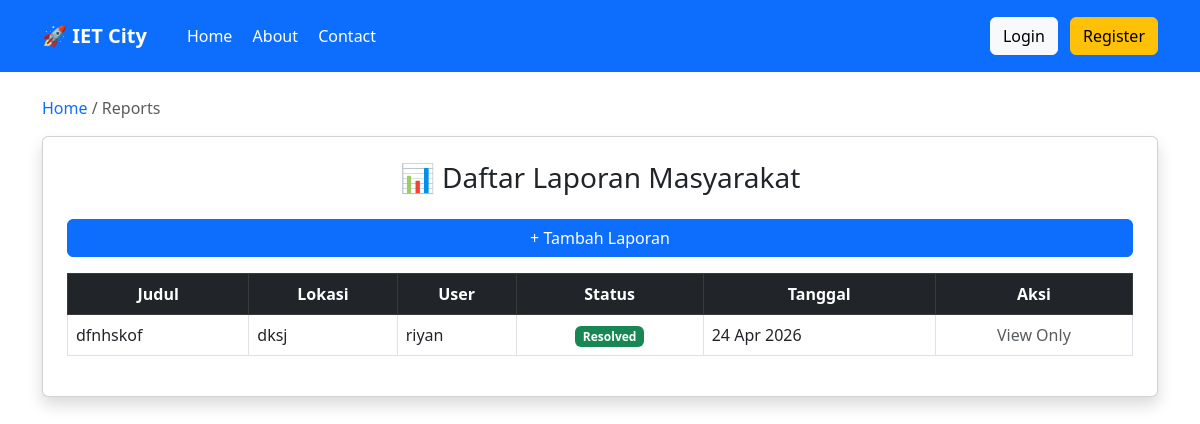
Before: / with the older database file.
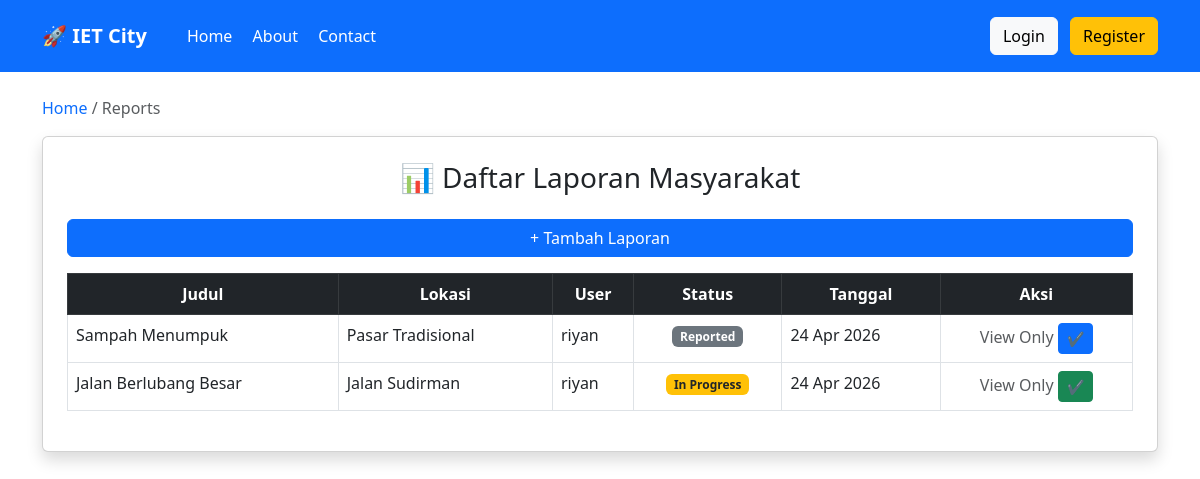
After: the same page with the newer database file.
### main_app/models.py (models this page shows, shortened)
class Report(models.Model):
    STATUS_CHOICES = [
        ('REPORTED', 'Reported'),
        ('VERIFIED', 'Verified'),
        ('IN_PROGRESS', 'In Progress'),
        ('RESOLVED', 'Resolved'),
    ]
    user = models.ForeignKey(
        settings.AUTH_USER_MODEL,
        on_delete=models.CASCADE,
        null=True,
        blank=True
    )
    title = models.CharField(max_length=200)
    category = models.CharField(max_length=100)
    description = models.TextField()
    location = models.CharField(max_length=200)
    status = models.CharField(
        max_length=20,
        choices=STATUS_CHOICES,
        default='REPORTED'
    )
    created_at = models.DateTimeField(auto_now_add=True)

### usermanagement_24782093/models.py (models this page shows)
class CustomUser(AbstractUser):
    is_admin = models.BooleanField(default=False)
    is_member = models.BooleanField(default=True)

### main_app/views.py (the view)
# urls.py: path('', views.ReportListView.as_view(), name='home'),
class ReportListView(ListView):
    model = Report
    template_name = 'main_app/home.html'
    context_object_name = 'reports'
    def get_queryset(self):
        return Report.objects.all().order_by('-created_at')

### main_app/templates/main_app/home.html (shortened to what this page needs)
{% extends 'main_app/base.html' %}
{% block content %}
<div class="mb-3">
    <a href="/" class="text-decoration-none text-primary">Home</a>
    <span class="text-muted"> / Reports</span>
</div>
<div class="card shadow p-4">
<h3 class="text-center mb-4">
📊 Daftar Laporan Masyarakat
</h3>
<a href="{% url 'add_report' %}" class="btn btn-primary mb-3 w-100">
+ Tambah Laporan
</a>
<table class="table table-bordered table-hover">
<thead class="table-dark text-center">
<tr>
<th>Judul</th>
<th>Lokasi</th>
<th>User</th>
<th>Status</th>
<th>Tanggal</th>
<th>Aksi</th>
</tr>
</thead>
<tbody>
{% for report in reports %}
<tr>
<td>{{ report.title }}</td>
<td>{{ report.location }}</td>
<td>{{ report.user }}</td>
<td class="text-center">
{% if report.status == 'REPORTED' %}
<span class="badge bg-secondary">Reported</span>
{% elif report.status == 'VERIFIED' %}
<span class="badge bg-primary">Verified</span>
{% elif report.status == 'IN_PROGRESS' %}
<span class="badge bg-warning text-dark">In Progress</span>
{% elif report.status == 'RESOLVED' %}
<span class="badge bg-success">Resolved</span>
{% endif %}
</td>
<td>{{ report.created_at|date:"d M Y" }}</td>
<td class="text-center">
{% if user.is_superuser %}
    <a href="{% url 'edit_report' report.id %}" class="btn btn-info btn-sm">
        ✏
    </a>
    <form action="{% url 'delete_report' report.id %}" method="POST" style="display:inline;">
        {% csrf_token %}
        <button class="btn btn-danger btn-sm"
                onclick="return confirm('Yakin mau hapus?')">
            🗑
        </button>
    </form>
{% else %}
    <span class="text-muted">View Only</span>
{% endif %}
{% if report.status == 'REPORTED' %}
<form method="POST" action="{% url 'update_status' report.id %}" style="display:inline;">
    <button class="btn btn-primary btn-sm">✔</button>
</form>
{% elif report.status == 'VERIFIED' %}
<form method="POST" action="{% url 'update_status' report.id %}" style="display:inline;">
    {% csrf_token %}
    <input type="hidden" name="status" value="IN_PROGRESS">
    <button class="btn btn-warning btn-sm">⚙</button>
</form>
{% elif report.status == 'IN_PROGRESS' %}
<form method="POST" action="{% url 'update_status' report.id %}" style="display:inline;">
    <button class="btn btn-success btn-sm">✔</button>
</form>
{% endif %}
</td>
</tr>
{% empty %}
<tr>
<td colspan="6" class="text-center">Belum ada laporan</td>
</tr>
{% endfor %}
</tbody>
</table>
</div>
{% endblock %}

### main_app/templates/main_app/base.html (shortened to what this page needs)
<!DOCTYPE html>
<html>
<head>
<link href="https://cdn.jsdelivr.net/npm/bootstrap@5.3.0/dist/css/bootstrap.min.css" rel="stylesheet">
</head>
<body>
<nav class="navbar navbar-expand-lg bg-primary p-3">
<div class="container">
<a class="navbar-brand text-white fw-bold" href="/">🚀 IET City</a>
<div class="ms-4">
    <a href="/" class="text-white me-3 text-decoration-none">Home</a>
    <a href="{% url 'about' %}" class="text-white me-3 text-decoration-none">About</a>
    <a href="{% url 'contacts' %}" class="text-white text-decoration-none">Contact</a>
</div>
<div class="ms-auto">
{% if user.is_authenticated %}
<span class="text-white me-3">
👤 {{ user.username }}
{% if user.is_superuser %}
(Admin)
{% else %}
(Member)
{% endif %}
</span>
<form action="{% url 'logout' %}" method="POST" style="display:inline;">
    {% csrf_token %}
    <button class="btn btn-warning">Logout</button>
</form>
{% else %}
<a href="{% url 'login' %}" class="btn btn-light me-2">Login</a>
<a href="{% url 'register' %}" class="btn btn-warning">Register</a>
{% endif %}
</div>
</div>
</nav>
<div class="container mt-4">
{% block content %}{% endblock %}
</div>
</body>
</html>

Changed rows visible on the page:
removed Report: title "dfnhskof", location "dksj", user "riyan", status "Resolved", created_at "24 Apr 2026"
added Report: title "Sampah Menumpuk", location "Pasar Tradisional", user "riyan", status "Reported", created_at "24 Apr 2026"
added Report: title "Jalan Berlubang Besar", location "Jalan Sudirman", user "riyan", status "In Progress", created_at "24 Apr 2026"
